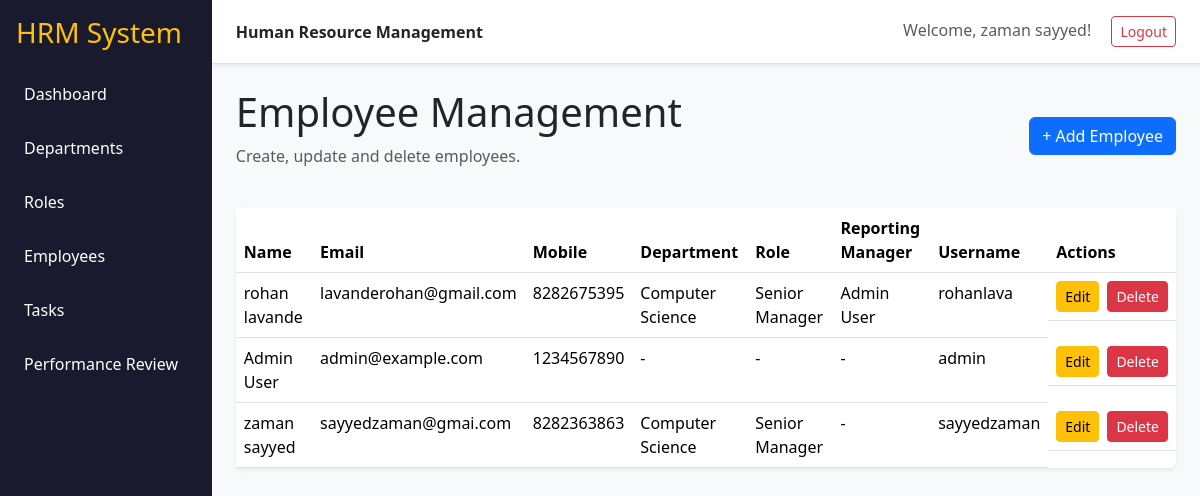
Page /employees (signed in) on the committed database.
### tables this page shows
CREATE TABLE user (
            employee_id INTEGER PRIMARY KEY AUTOINCREMENT,
            first_name VARCHAR(100) NOT NULL,
            last_name VARCHAR(100) NOT NULL,
            username VARCHAR(100) NOT NULL UNIQUE,
            password VARCHAR(100) NOT NULL,
            email VARCHAR(100) NOT NULL UNIQUE,
            mobile VARCHAR(100) NOT NULL,
            dept_id INTEGER,
            role_id INTEGER,
            reporting_manager_id INTEGER,
            date_of_joining DATE,
            created_at DATETIME NOT NULL,
            updated_at DATETIME NOT NULL,
            FOREIGN KEY (dept_id) REFERENCES department (dept_id),
            FOREIGN KEY (role_id) REFERENCES role (role_id),
            FOREIGN KEY (reporting_manager_id) REFERENCES user (employee_id)
        );

CREATE TABLE department (
            dept_id INTEGER PRIMARY KEY AUTOINCREMENT,
            dept_name VARCHAR(100) NOT NULL UNIQUE,
            description VARCHAR(300),
            created_at DATETIME NOT NULL,
            updated_at DATETIME NOT NULL,
            status INTEGER NOT NULL DEFAULT 1
        );

CREATE TABLE role (
            role_id INTEGER PRIMARY KEY AUTOINCREMENT,
            role_name VARCHAR(100) NOT NULL UNIQUE,
            description VARCHAR(300),
            created_at DATETIME NOT NULL,
            updated_at DATETIME NOT NULL,
            status INTEGER NOT NULL DEFAULT 1
        );

### app.py (the view)
@app.route("/employees")
@login_required
def employees():
    conn = get_db()
    query = """
        SELECT u.*,
               d.dept_name,
               r.role_name,
               rm.first_name AS rm_first,
               rm.last_name AS rm_last
        FROM user u
        LEFT JOIN department d ON u.dept_id = d.dept_id
        LEFT JOIN role r ON u.role_id = r.role_id
        LEFT JOIN user rm ON u.reporting_manager_id = rm.employee_id
        ORDER BY u.employee_id DESC
    """
    rows = conn.execute(query).fetchall()
    conn.close()
    return render_template("employees.html", employees=rows)

### app.py (called while the page is built)
def login_required(f):
    @wraps(f)
    def decorated_function(*args, **kwargs):
        if 'employee_id' not in session:
            return redirect(url_for('login'))
        return f(*args, **kwargs)
    return decorated_function

def get_db():
    conn = sqlite3.connect(DB_NAME)
    conn.row_factory = sqlite3.Row
    return conn

### templates/employees.html (shortened to what this page needs)
{% extends "base.html" %}
{% block content %}
<div class="d-flex justify-content-between align-items-center mb-4">
    <div>
        <h1>Employee Management</h1>
        <p class="text-muted">Create, update and delete employees.</p>
    </div>
    <a class="btn btn-primary" href="{{ url_for('create_employee') }}">+ Add Employee</a>
</div>
<div class="card shadow-sm">
<div class="table-responsive">
<table class="table table-hover mb-0">
    <thead>
        <tr>
            <th>Name</th>
            <th>Email</th>
            <th>Mobile</th>
            <th>Department</th>
            <th>Role</th>
            <th>Reporting Manager</th>
            <th>Username</th>
            <th>Actions</th>
        </tr>
    </thead>
    <tbody>
    {% for e in employees %}
        <tr>
            <td>{{ e.first_name }} {{ e.last_name }}</td>
            <td>{{ e.email }}</td>
            <td>{{ e.mobile }}</td>
            <td>{{ e.dept_name or "-" }}</td>
            <td>{{ e.role_name or "-" }}</td>
            <td>{% if e.rm_first %}{{ e.rm_first }} {{ e.rm_last }}{% else %}-{% endif %}</td>
            <td>{{ e.username }}</td>
            <td class="d-flex gap-2">
                <a class="btn btn-sm btn-warning"
                   href="{{ url_for('edit_employee', employee_id=e.employee_id) }}">Edit</a>
                <form method="post"
                      action="{{ url_for('delete_employee', employee_id=e.employee_id) }}"
                      onsubmit="return confirm('Are you sure you want to delete this employee?');">
                    <button class="btn btn-sm btn-danger">Delete</button>
                </form>
            </td>
        </tr>
    {% else %}
        <tr><td colspan="8" class="text-center p-4">No employees found.</td></tr>
    {% endfor %}
    </tbody>
</table>
</div>
</div>
{% endblock %}

### static/css/style.css (style rules this page uses)
body { background: #f6f8fb; }
.card { border: 0; }

### rows in the picture
user: first_name "rohan", last_name "lavande", email "lavanderohan@gmail.com", mobile "8282675395", dept_name "Computer Science", role_name "Senior Manager", rm_first "Admin", rm_last "User", username "rohanlava"
user: first_name "Admin", last_name "User", email "admin@example.com", mobile "1234567890", dept_name "-", role_name "-", username "admin"
user: first_name "zaman", last_name "sayyed", email "sayyedzaman@gmai.com", mobile "8282363863", dept_name "Computer Science", role_name "Senior Manager", username "sayyedzaman"

### other values in the picture
{{ session.get('name', 'User') }} "zaman sayyed"
